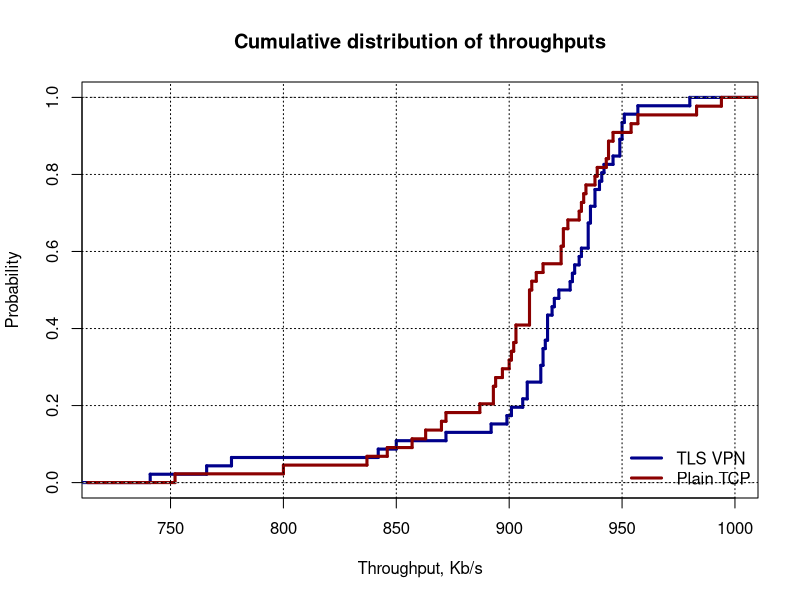

Write the R code that produced this figure.
vpn<-scan("results_TLS_VPN.dat");
no_vpn<-scan("results_NO_VPN.dat");
summary(vpn);
summary(no_vpn);
pdf("throughput.pdf", height=4);
plot(ecdf(vpn), verticals=T, do.points=F, main="Cumulative distribution of throughputs", xlab="Throughput, Kb/s", ylab="Probability", lwd=3, col="dark blue");
plot(ecdf(no_vpn), lwd=3, col="dark red", add=T, verticals=T, do.points=F);
grid(col="black");
legend("bottomright", c("TLS VPN", "Plain TCP"), col=c("dark blue", "dark red"), bty="n", lwd=c(3, 3))
dev.off();

